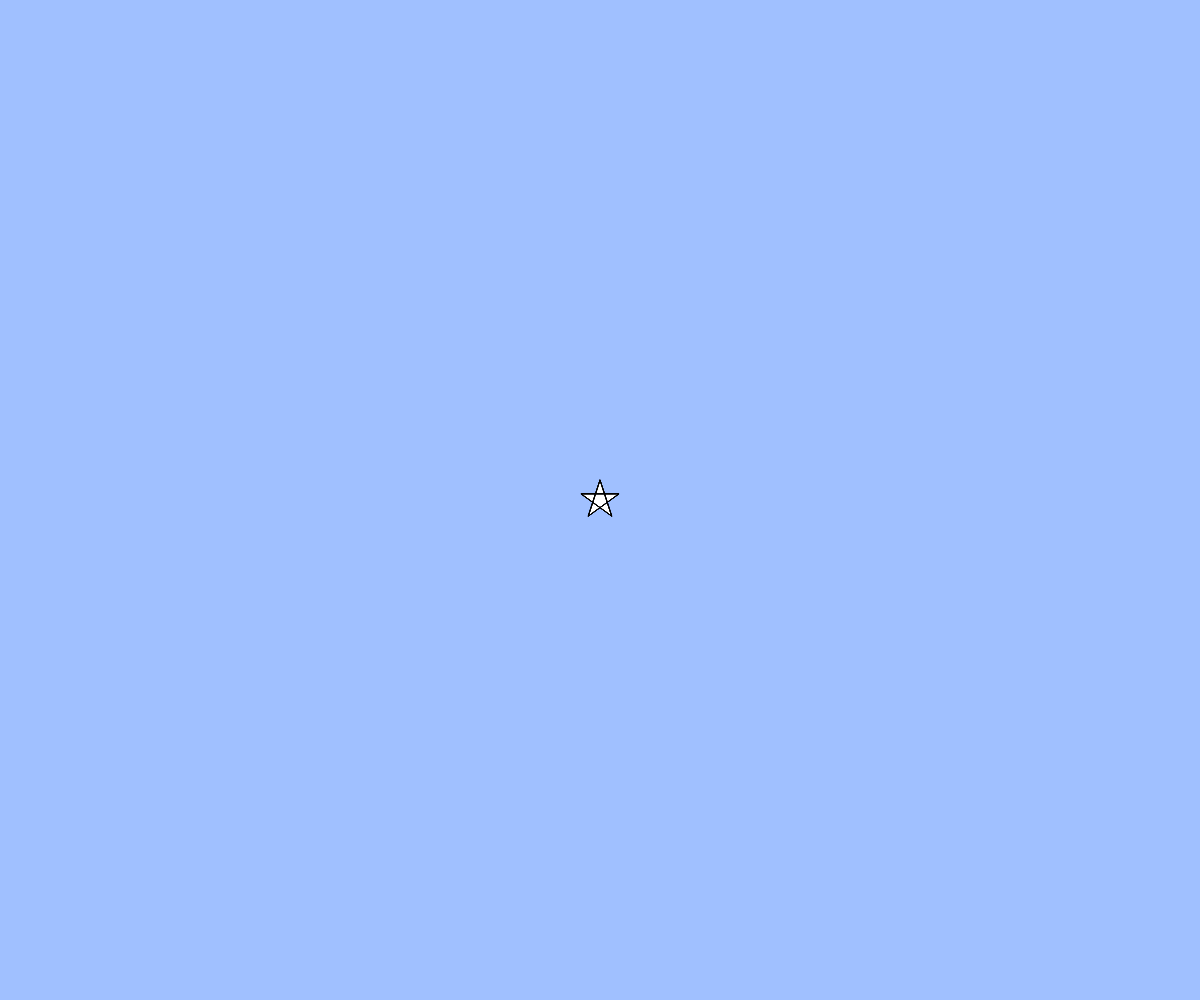
Frame 1 (no input)
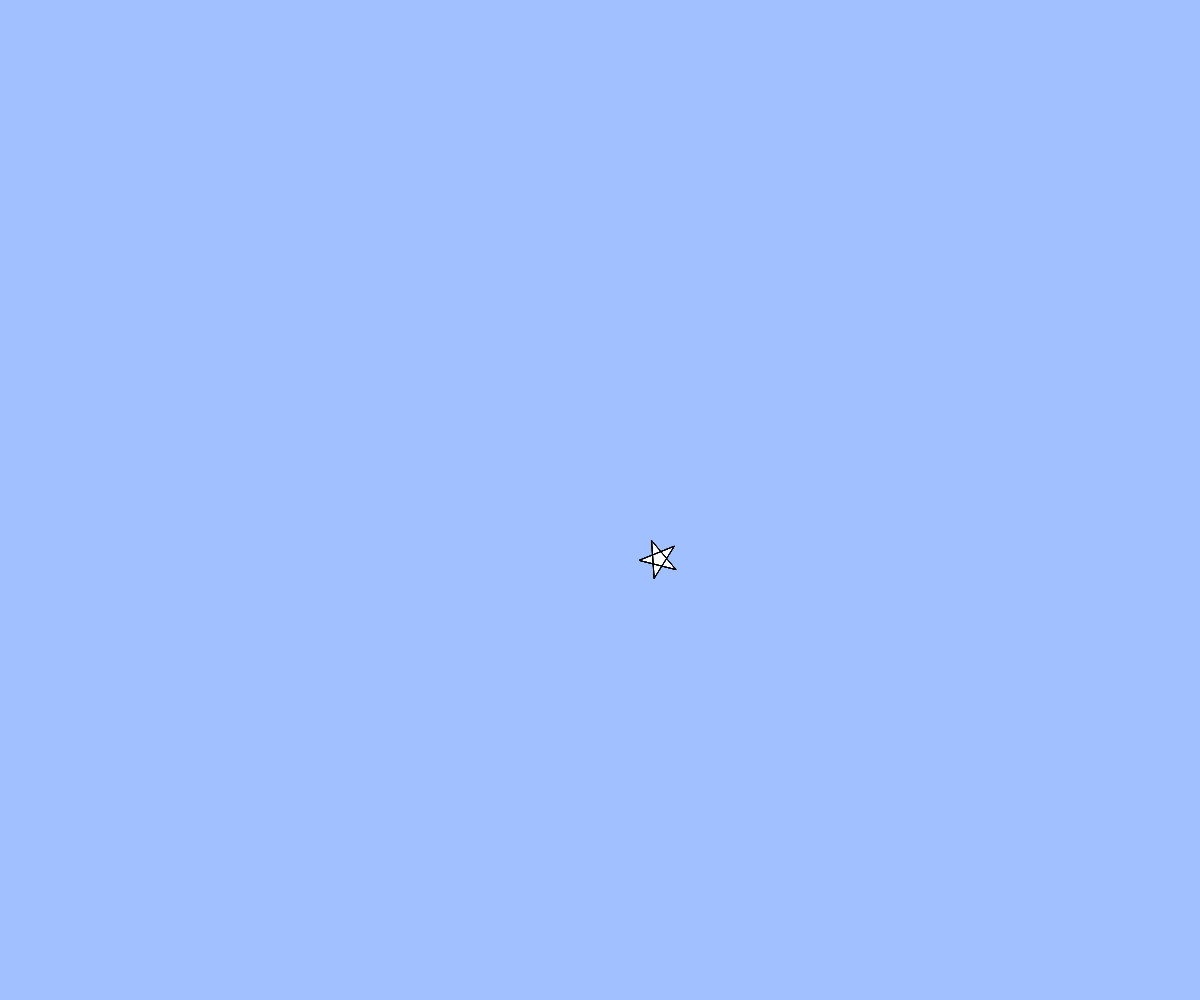
Frame 60 (no input)
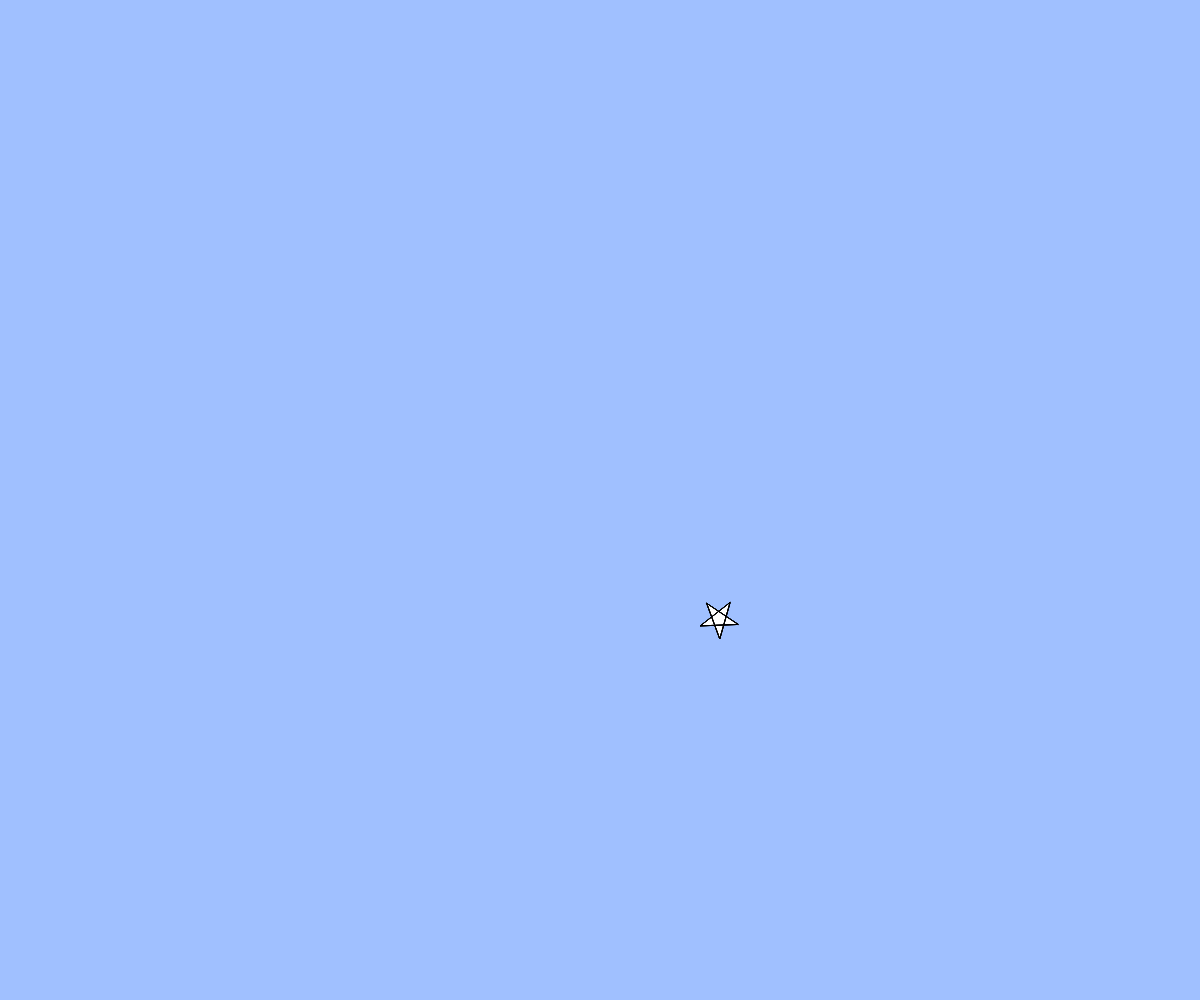
Frame 120 (the mouse pressed at the canvas centre since frame 60)

The p5.js sketch that drew these frames (run headless with seeded random() and noise() and a simulated clock; from frame 60 on, the mouse is pressed at the canvas centre):

// p5.js sketch
// ── sketch.js
// テキスト「アニメーション」
let x, y, vx, vy;
let angle;

function setup(){
  createCanvas(windowWidth, windowHeight);
  x = width / 2;
  y = height / 2;
  vx = 1;
  vy = 1;
  angle = 0;
}

function draw(){
  background(160, 192, 255);
  star(x, y, 20, angle);
  x += vx;
  y += vy;
  // BLANK[2] (hint: 作った star 関数を使います)

angle += 0.1;

  // 端の処理パターン (1) 反対側から出てくる
  if(x > width){ x = 0; }
  else if(x < 0){ x = width; }
  if(y > height){ y = 0; }
  if(y < 0){ y = height; }
}

function star(cx, cy, r, angle){
  beginShape();
  for(var i = 0; i < 20; i++){
    var theta = TWO_PI * i * 2 / 5 - HALF_PI + angle;
    // BLANK[1] (hint: angle 分だけ星を回転させるには？)
    var x = cx + cos(theta) * r;
    var y = cy + sin(theta) * r;
    vertex(x,y);
  }
   endShape(CLOSE);
 }


function windowResized(){
  resizeCanvas(windowWidth, windowHeight);
}
